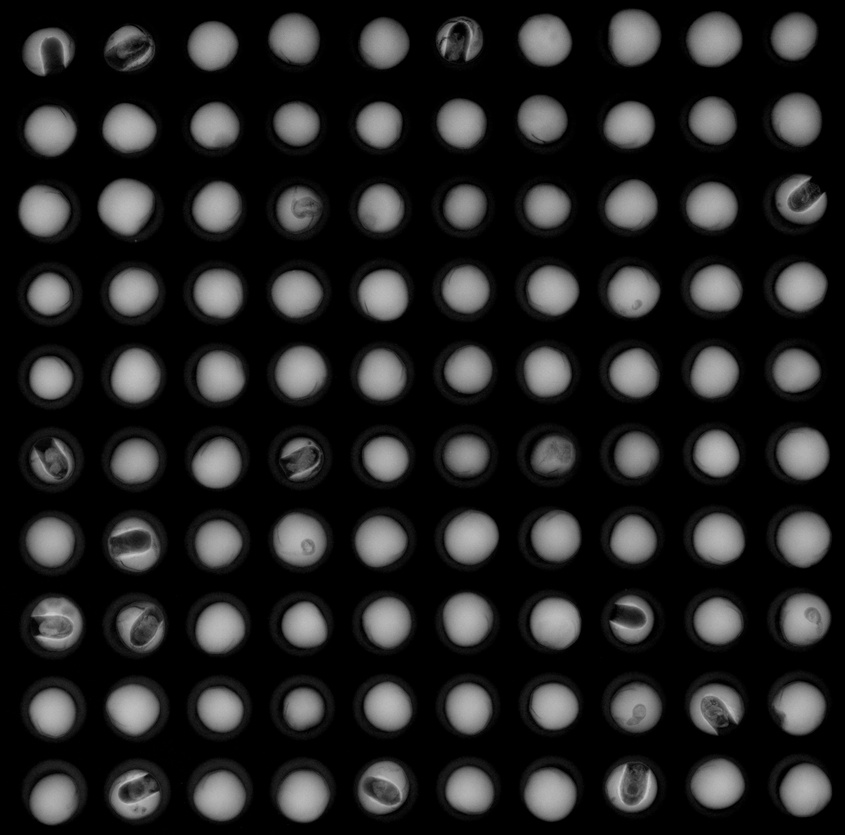
#> input picture Images/S-240910-0068-1.jpg, 845 x 835 px, shrunk from 2368 x 2340 before the run; its folder holds only this picture in this run
$ python Generate_UNet_masks.py
#> lines starting #> are read from the running program, lines starting #| are printed output that depends on the picture; after the words box and inside, x2 and y2 are one past the last pixel; in counts of white or black regions, pixels touching at a corner belong together
import os
import cv2
import numpy as np

# === CONFIGURATION ===
source_dir = "Images/"           # Dossier contenant les images X-ray
mask_dir = "Masks/"              # Dossier où enregistrer les masques

os.makedirs(mask_dir, exist_ok=True)

# === PARAMÈTRES DE DÉTECTION ===
clipLimit = 0.6
tileGridSize = (5, 5)
blockSize = 25
C = 10
kernel_size = (3, 3)

image_files = [f for f in os.listdir(source_dir) if f.lower().endswith(('.jpg', '.png'))]

total = 0

for fname in image_files:
    path = os.path.join(source_dir, fname)
    img_gray = cv2.imread(path, cv2.IMREAD_GRAYSCALE)
#> img_gray is the input picture: shape (835, 845); min 0, max 205, mean 35.4

    # Prétraitement
    clahe = cv2.createCLAHE(clipLimit=clipLimit, tileGridSize=tileGridSize)
    img_eq = clahe.apply(img_gray)
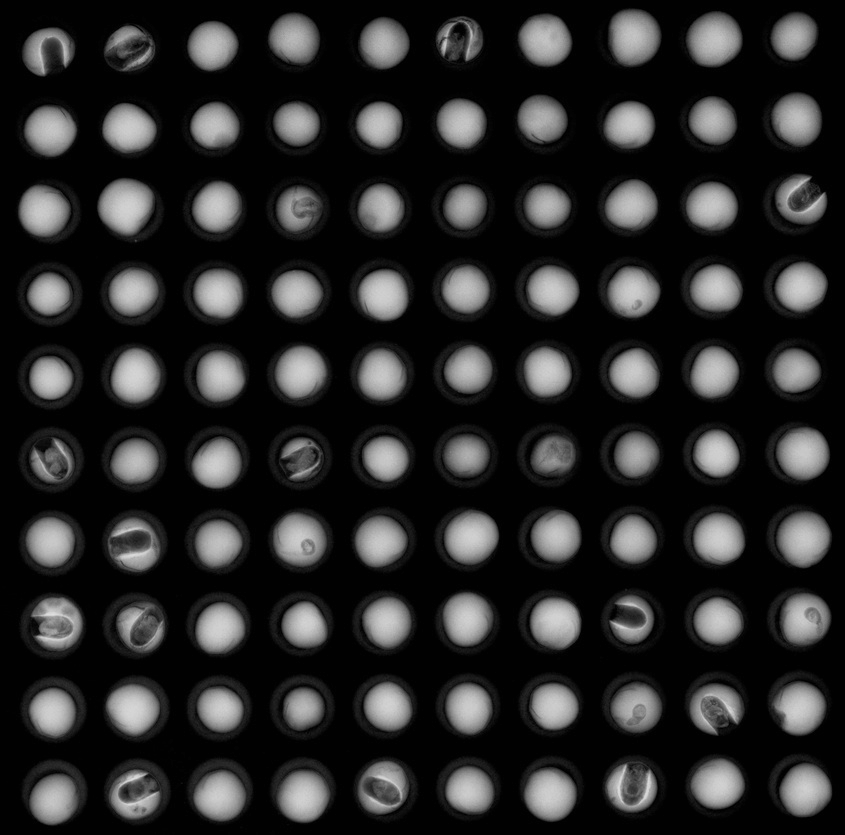
#> img_eq: shape (835, 845); min 1, max 223, mean 40.6

    # Seuillage
    thresh = cv2.adaptiveThreshold(img_eq, 255, cv2.ADAPTIVE_THRESH_GAUSSIAN_C,
                                   cv2.THRESH_BINARY, blockSize, C)
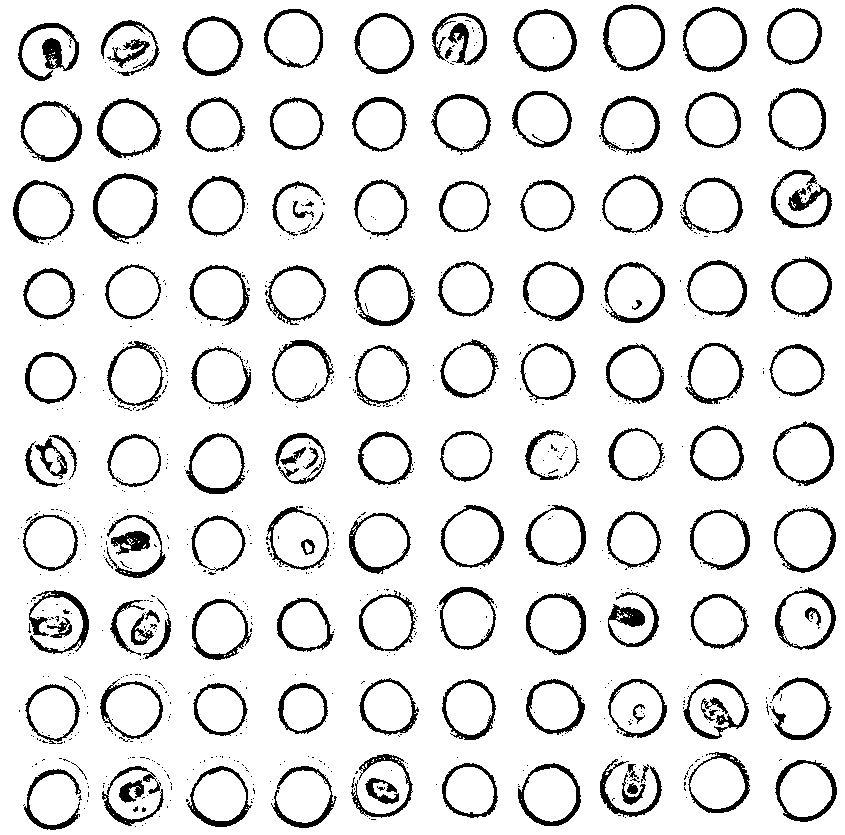
#> thresh: shape (835, 845); 89.7% white; 795 black regions (662 under 20 px), largest, box (x1, y1, x2, y2) and area: (18, 23, 79, 81) 1147, (771, 170, 832, 228) 1116, (608, 592, 659, 647) 961

    # Morphologie pour remplir les trous
    kernel = cv2.getStructuringElement(cv2.MORPH_ELLIPSE, kernel_size)
    morph = cv2.morphologyEx(thresh, cv2.MORPH_CLOSE, kernel, iterations=2)
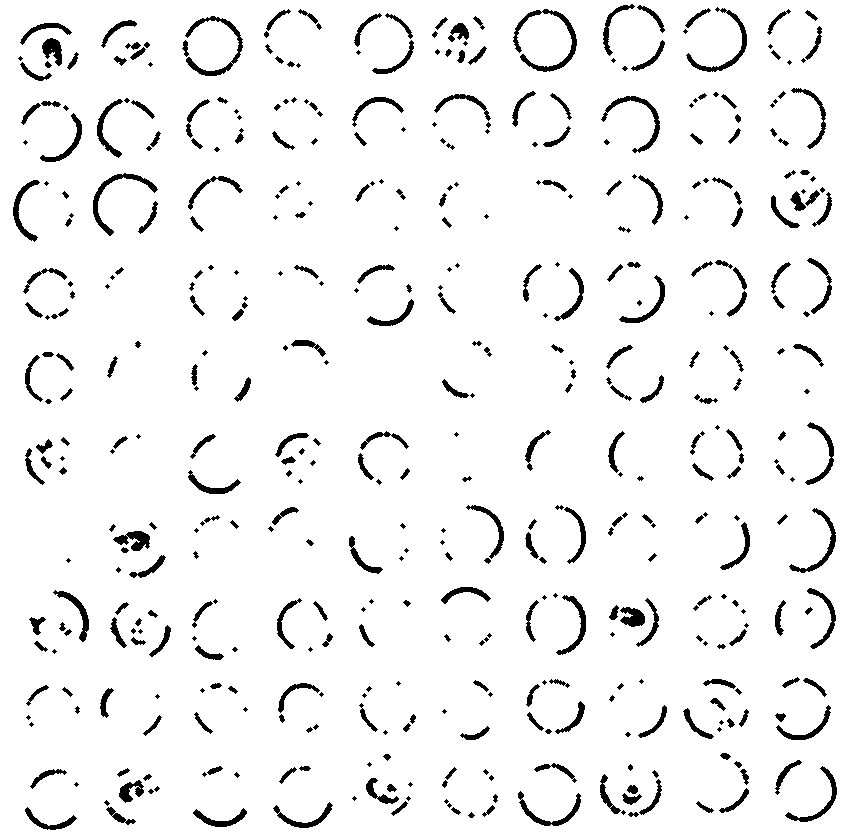
#> morph: shape (835, 845); 94.3% white; 471 black regions (158 under 20 px), largest, box (x1, y1, x2, y2) and area: (513, 9, 577, 72) 817, (185, 16, 243, 76) 675, (93, 173, 158, 236) 597

    # Sauvegarde du masque
    mask_path = os.path.join(mask_dir, fname)
    cv2.imwrite(mask_path, morph)
    total += 1

    print(f"✅ Masque généré : {fname}")

print(f"\n🟢 {total} masques générés dans '{mask_dir}'")

$ run again, on Images/S-240910-0070-1.jpg
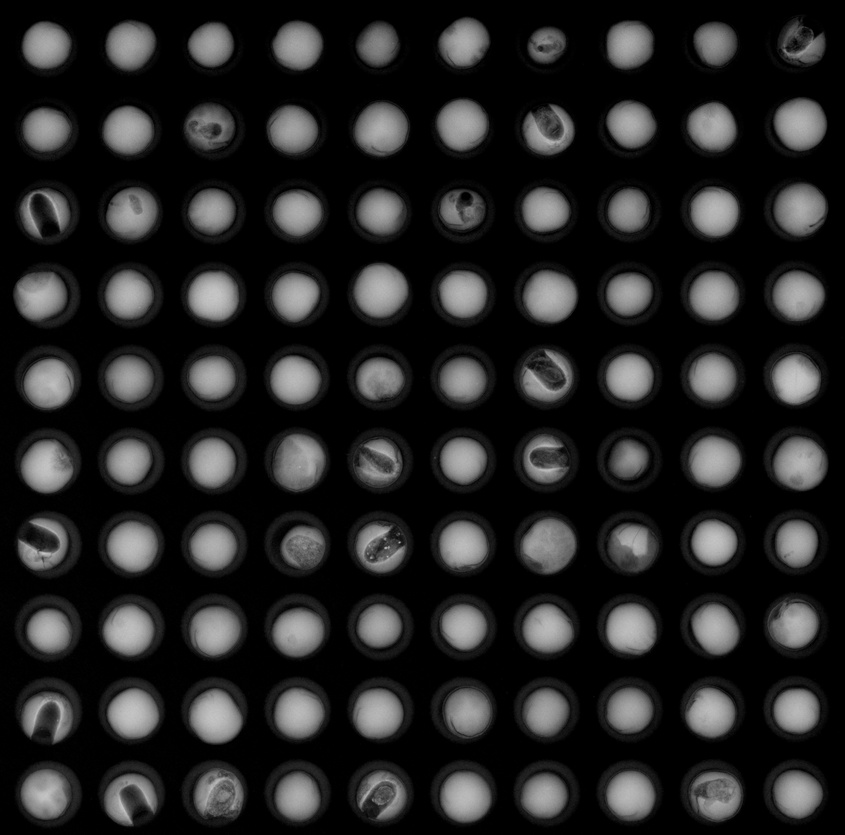
#> input picture Images/S-240910-0070-1.jpg, 845 x 835 px, shrunk from 2368 x 2340 before the run
#> img_gray is the input picture: shape (835, 845); min 0, max 199, mean 36.1
#> `thresh = cv2.adaptiveThreshold(img_eq, 255, cv2.ADAPTIVE_THRESH_GAUSSI..`:
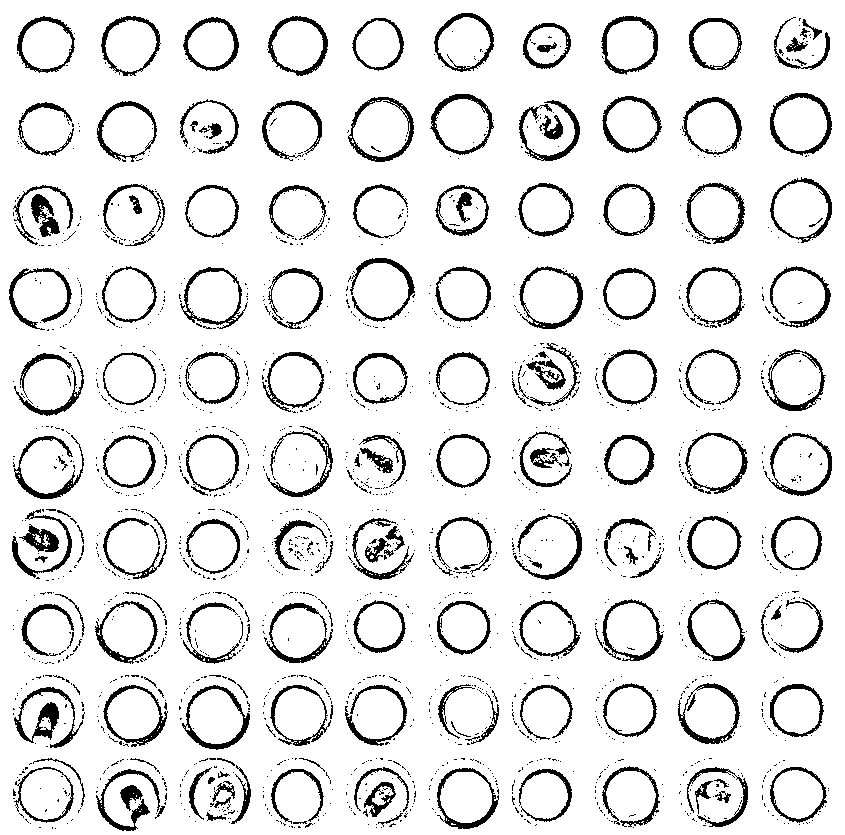
#> thresh: shape (835, 845); 89.9% white; 1915 black regions (1733 under 20 px), largest, box (x1, y1, x2, y2) and area: (14, 687, 83, 748) 1105, (348, 97, 414, 162) 819, (182, 685, 250, 750) 818
#> `morph = cv2.morphologyEx(thresh, cv2.MORPH_CLOSE, kernel, iterations=2)`:
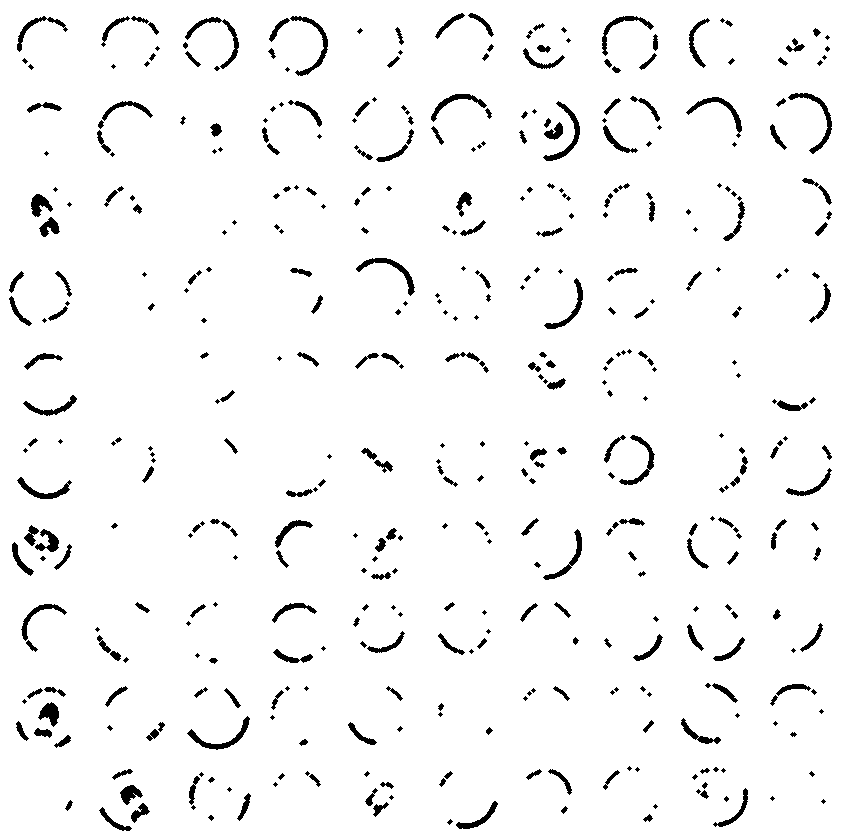
#> morph: shape (835, 845); 95.9% white; 448 black regions (183 under 20 px), largest, box (x1, y1, x2, y2) and area: (788, 93, 832, 154) 448, (185, 17, 239, 69) 441, (290, 16, 328, 76) 431

$ run again, on Images/S-240910-0070-2.jpg
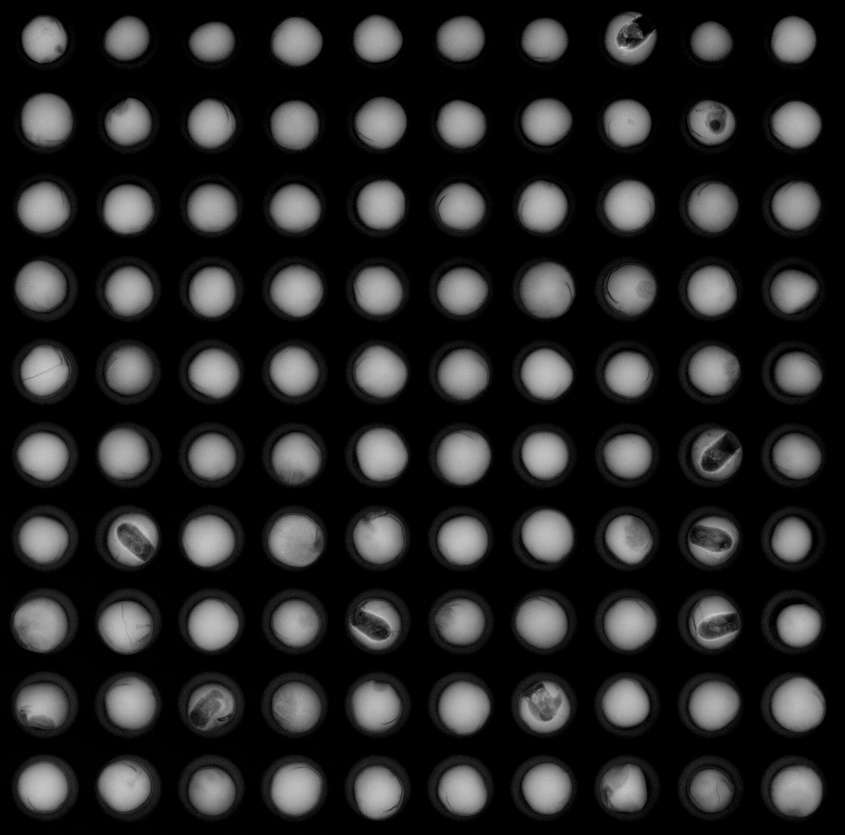
#> input picture Images/S-240910-0070-2.jpg, 845 x 835 px, shrunk from 2368 x 2340 before the run
#> img_gray is the input picture: shape (835, 845); min 0, max 209, mean 37.1
#> `thresh = cv2.adaptiveThreshold(img_eq, 255, cv2.ADAPTIVE_THRESH_GAUSSI..`:
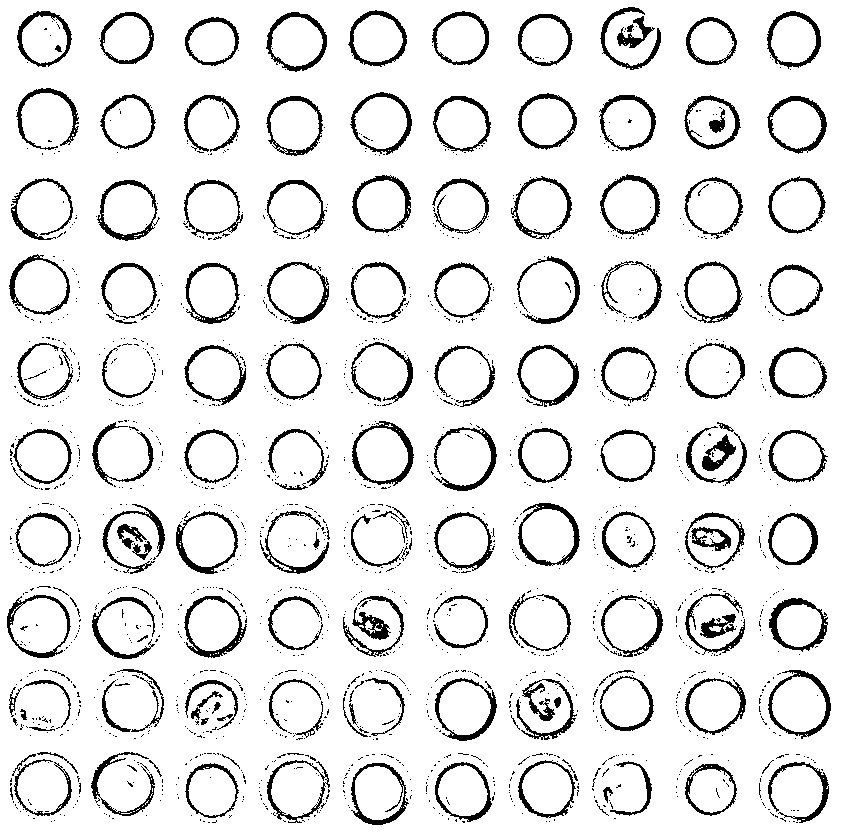
#> thresh: shape (835, 845); 90.2% white; 1768 black regions (1616 under 20 px), largest, box (x1, y1, x2, y2) and area: (516, 679, 577, 740) 931, (352, 421, 414, 486) 841, (518, 503, 580, 566) 838
#> `morph = cv2.morphologyEx(thresh, cv2.MORPH_CLOSE, kernel, iterations=2)`:
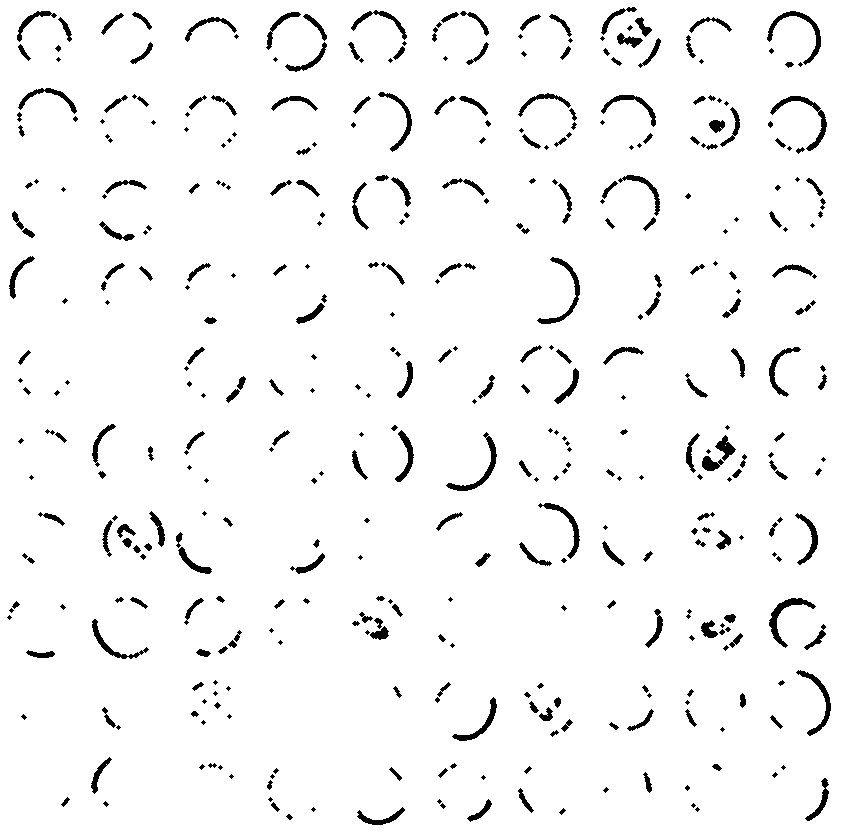
#> morph: shape (835, 845); 95.9% white; 419 black regions (166 under 20 px), largest, box (x1, y1, x2, y2) and area: (770, 96, 827, 151) 513, (767, 11, 821, 65) 508, (769, 598, 816, 648) 500

$ run again, on Images/S-240913-0017-1.jpg
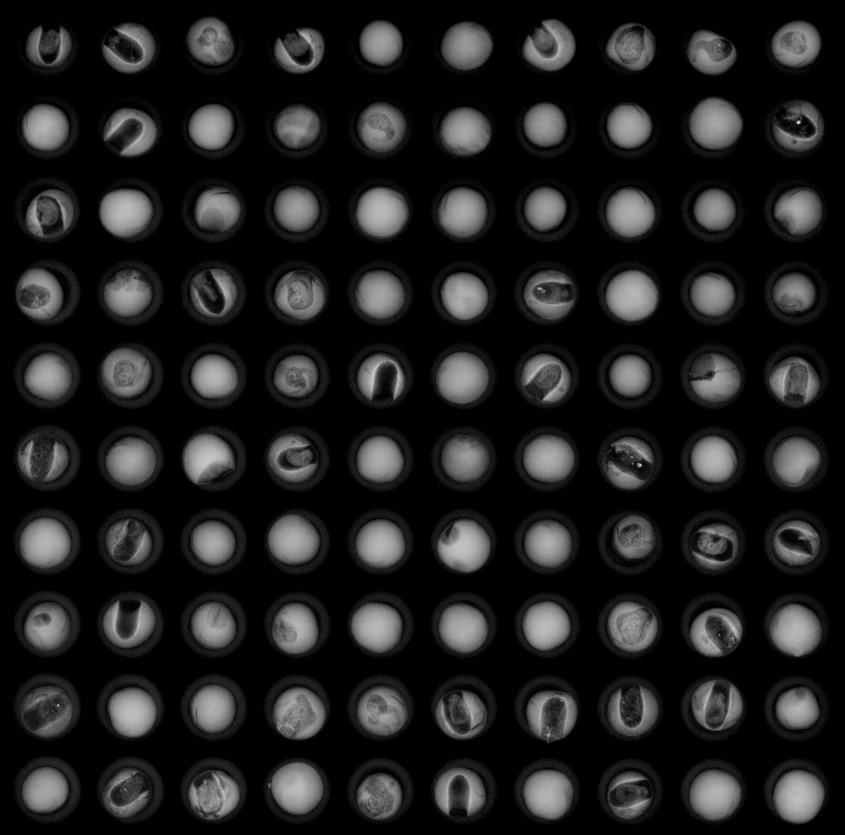
#> input picture Images/S-240913-0017-1.jpg, 845 x 835 px, shrunk from 2368 x 2340 before the run
#> img_gray is the input picture: shape (835, 845); min 0, max 206, mean 30.9
#> `thresh = cv2.adaptiveThreshold(img_eq, 255, cv2.ADAPTIVE_THRESH_GAUSSI..`:
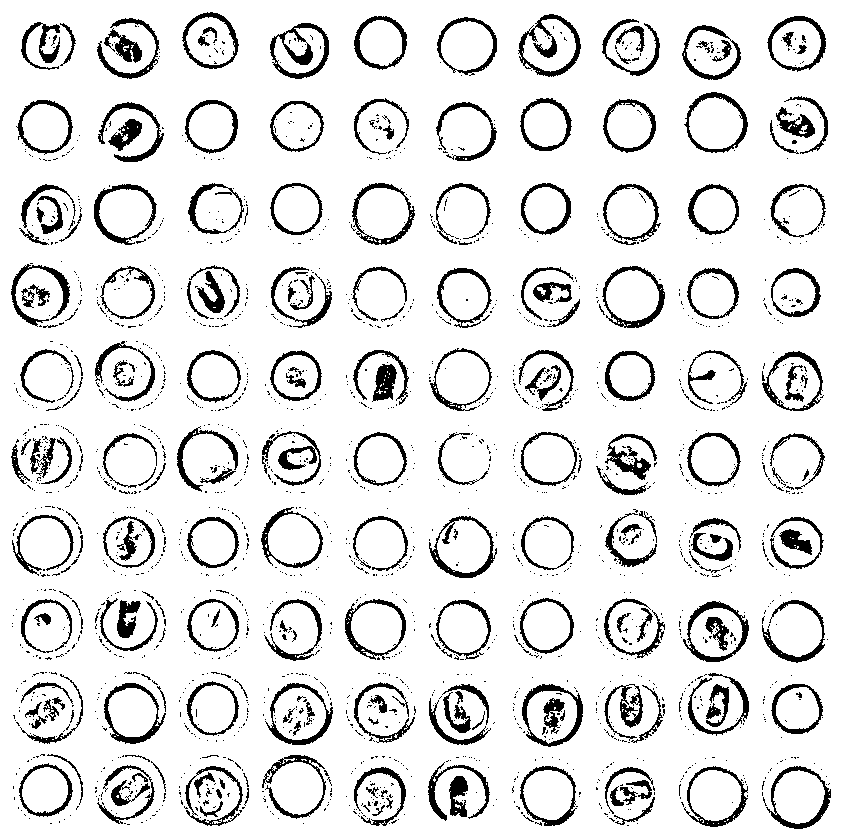
#> thresh: shape (835, 845); 88.7% white; 2114 black regions (1879 under 20 px), largest, box (x1, y1, x2, y2) and area: (518, 14, 581, 77) 1093, (270, 23, 329, 79) 1066, (522, 684, 583, 747) 863
#> `morph = cv2.morphologyEx(thresh, cv2.MORPH_CLOSE, kernel, iterations=2)`:
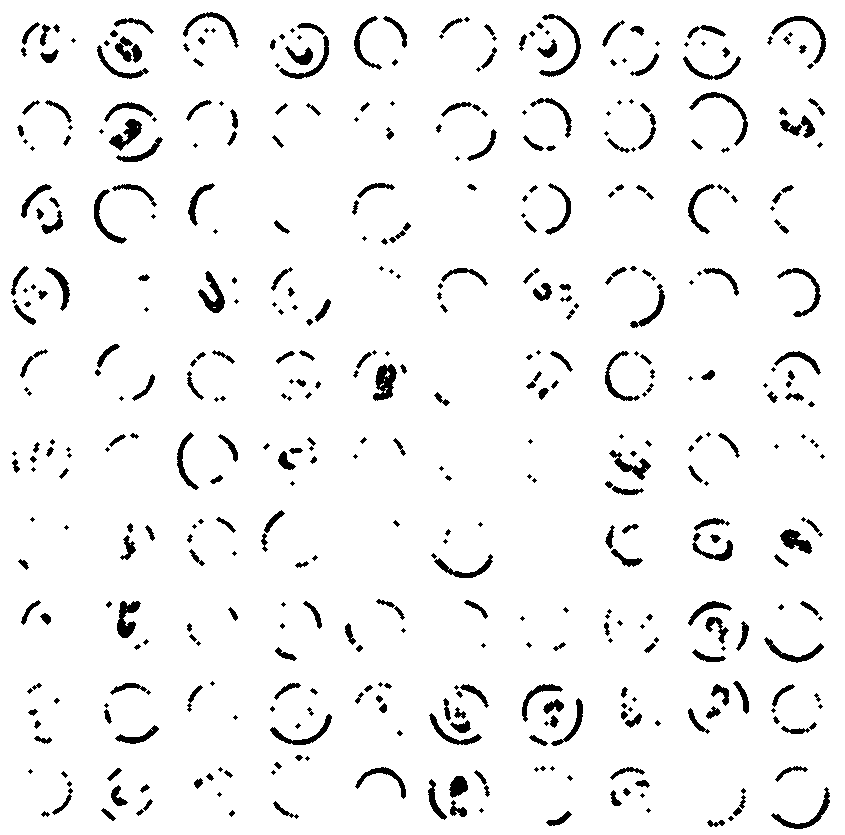
#> morph: shape (835, 845); 94.7% white; 471 black regions (149 under 20 px), largest, box (x1, y1, x2, y2) and area: (373, 364, 397, 401) 547, (539, 14, 581, 77) 496, (117, 601, 141, 638) 482
